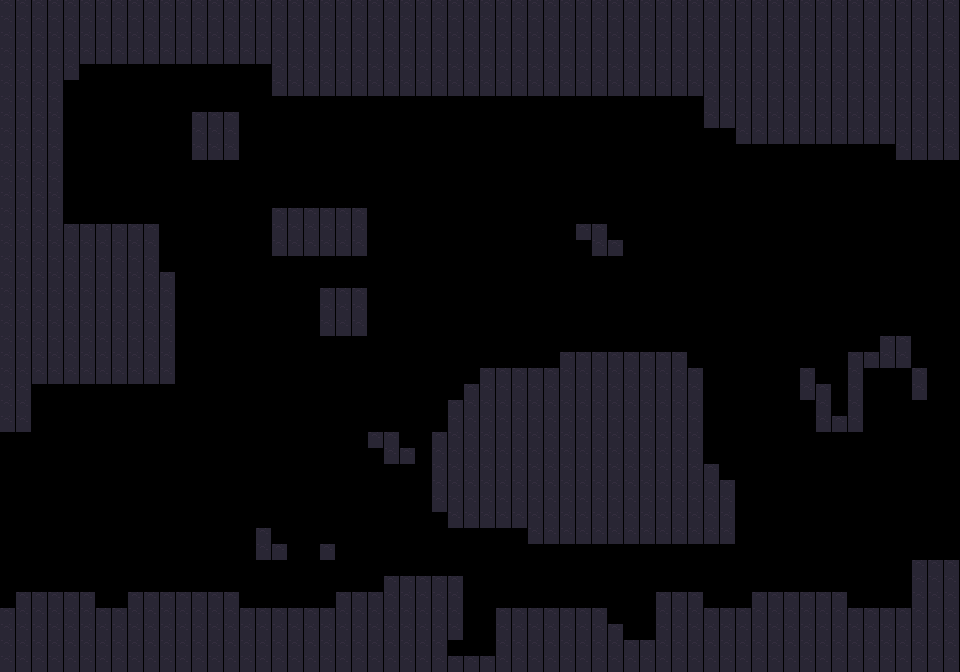

A level layout from a 2D game, rendered from its tile map. Below: a short description, then the map file with tile-grid data replaced by summaries:
An orthogonal 60x42 tile map with 16x16 px tiles, 2 tile layers (closed_tiles, transparent).

<map version="1.0" orientation="orthogonal" renderorder="right-down" width="60" height="42" tilewidth="16" tileheight="16" nextobjectid="16">
 <tileset firstgid="1" name="Buch_Tiles" tilewidth="16" tileheight="16">
  <image source="Buch_Tiles.png" trans="000000" width="256" height="256" />
 </tileset>
 <layer name="closed_tiles" width="60" height="42">
  <data>[2520 cells, 1057 non-empty, 1 distinct tile ids]</data>
 </layer>
 <layer name="transparent" width="60" height="42">
  <data>[2520 cells, 2520 non-empty, 1 distinct tile ids]</data>
 </layer>
</map>
